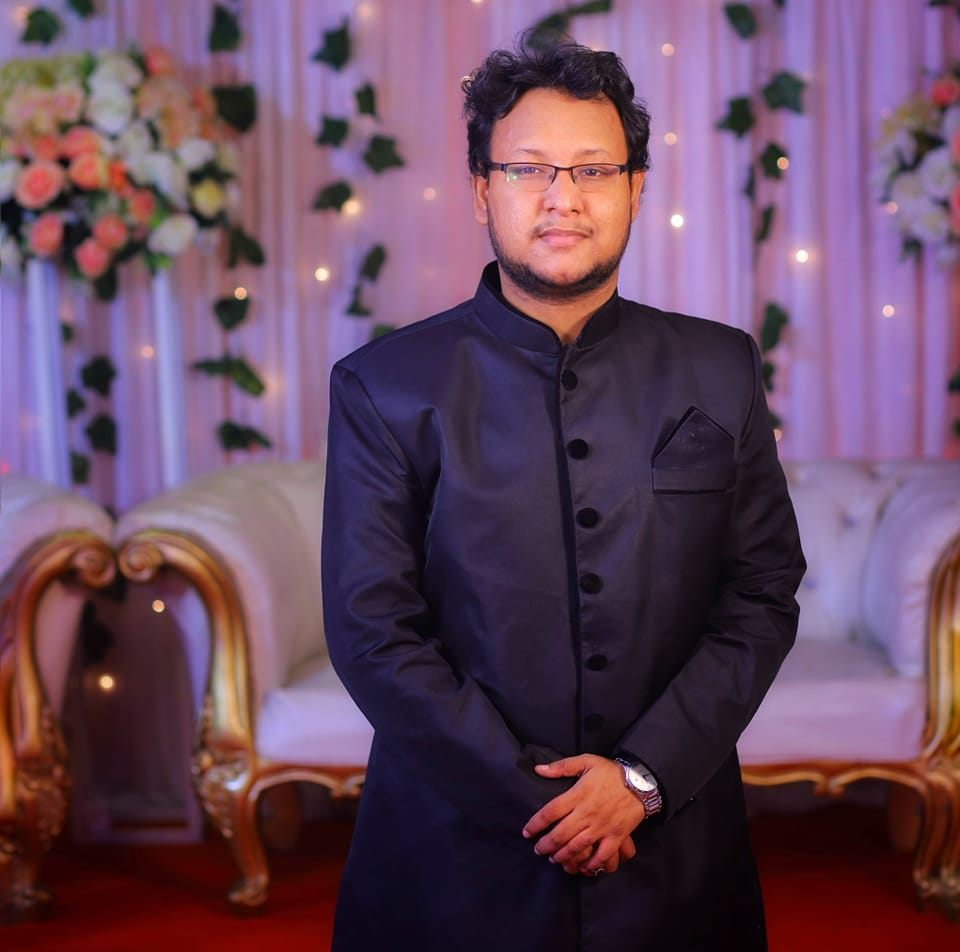
%> input picture Assignment1/Solution/input.jpg, 960 x 952 px
$ octave Ullash_180104103.m   (GNU Octave 9; MATLAB toolbox functions it lacks are replaced by stand-ins)
%> lines starting %> are read from the running program, lines starting %| are printed output that depends on the picture
I = imread('input.jpg');
%> I is the input picture: size 952x960x3 uint8; mean R, G, B 102.5, 71.7, 93.3

%I = i(:,:,3);

I = imresize(I , [256,256]);
%> I: size 256x256x3 uint8

figure;
imshow(I);
title('Orginal Image')
[row, col , z] = size(I);
%> row = 256; col = 256; z = 3
K = uint8(ones(row, col , z));

for plane = 1:z
    for i = 1:row
        for j = 1:col
            K(i,j , plane) = I(i,col - j + 1 , plane);
        end
    end
end
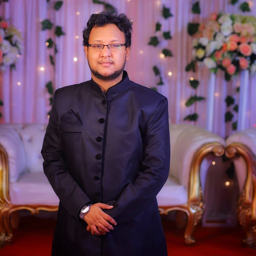
%> K: size 256x256x3 uint8; mean R, G, B 102.5, 71.7, 93.3; mean of the top-left, top-right, bottom-left and bottom-right quarters 118.5, 116.1, 58.6, 63.6
figure;
imshow(K);
title('Mirror Image')

M = uint8(ones(row, col*2 , z));

for plane = 1:z
    for i = 1:row
        for j = 1:col
            M(i,j , plane) = I(i,j , plane);
        end
    end
end
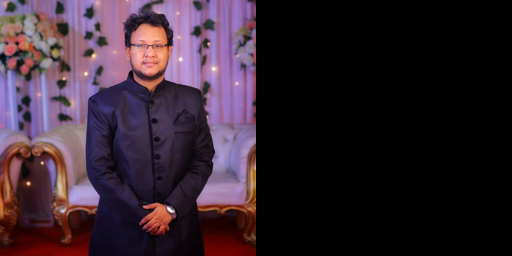
%> M: size 256x512x3 uint8; mean R, G, B 51.8, 36.4, 47.2

for plane = 1:z
    for i = 1:row
        for j = 1:col
            M(i,j+256, plane) = K(i,j , plane);
        end
    end
end
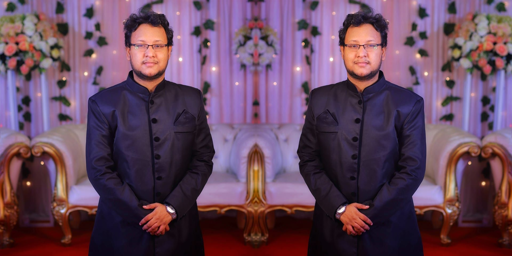
%> M: size 256x512x3 uint8; mean R, G, B 102.5, 71.7, 93.3

figure;
imshow(M);
title('Merged Image')

imwrite(K , 'output.jpg');
